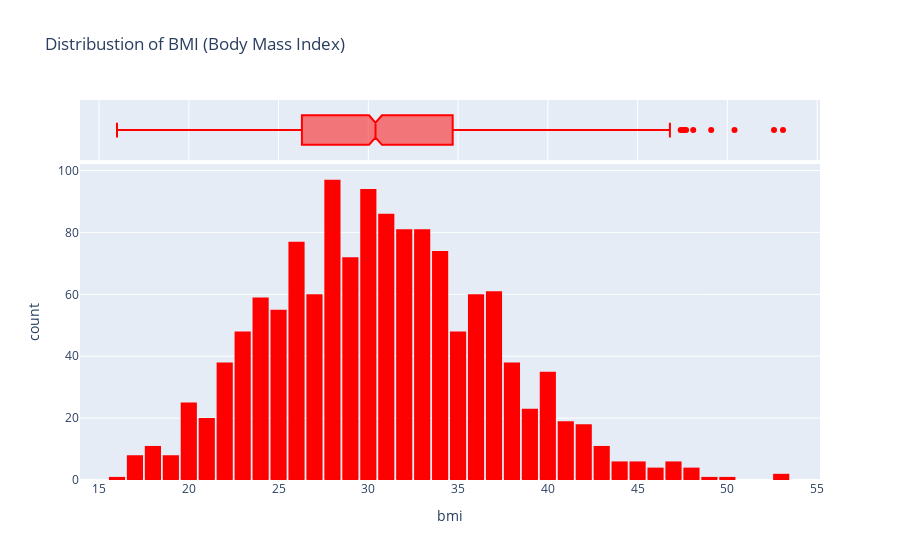

Write notebook code for a chart like this one.
### Markdown cell above
### Body Mass Index

Let's look at the distribution of BMI (Body Mass Index) of customers, using a histogram and box plot.

### Code cell
fig = px.histogram(df,
                    x='bmi',
                    marginal='box',
                    color_discrete_sequence=['red'],
                    title='Distribustion of BMI (Body Mass Index)')

fig.update_layout(bargap=0.1)
fig.show()

### Figure 1 — Plotly figure (JSON) as saved in the notebook; plotly's stock layout.template omitted (floating-point values rounded to 4 significant figures; data arrays with more than 128 entries replaced by an {"elided": "..."} marker saying what was removed)
{"data": [{"bingroup": "x", "hovertemplate": "bmi=%{x}<br>count=%{y}<extra></extra>", "legendgroup": "", "marker": {"color": "red", "pattern": {"shape": ""}}, "name": "", "orientation": "v", "showlegend": false, "type": "histogram", "x": {"elided": "1338 float values"}, "xaxis": "x", "yaxis": "y"}, {"hovertemplate": "bmi=%{x}<extra></extra>", "legendgroup": "", "marker": {"color": "red"}, "name": "", "notched": true, "showlegend": false, "type": "box", "x": {"elided": "1338 float values"}, "xaxis": "x2", "yaxis": "y2"}], "layout": {"bargap": 0.1, "barmode": "relative", "legend": {"tracegroupgap": 0}, "title": {"text": "Distribustion of BMI (Body Mass Index)"}, "xaxis": {"anchor": "y", "domain": [0, 1], "title": {"text": "bmi"}}, "xaxis2": {"anchor": "y2", "domain": [0, 1], "matches": "x", "showgrid": true, "showticklabels": false}, "yaxis": {"anchor": "x", "domain": [0, 0.8316], "title": {"text": "count"}}, "yaxis2": {"anchor": "x2", "domain": [0.8416, 1], "matches": "y2", "showgrid": false, "showline": false, "showticklabels": false, "ticks": ""}}}
